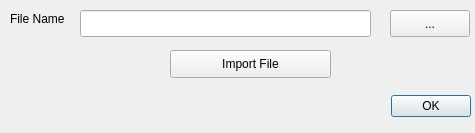
<?xml version="1.0" encoding="UTF-8"?>
<ui version="4.0">
 <class>ImportUpdateFileDialog</class>
 <widget class="QDialog" name="ImportUpdateFileDialog">
  <property name="geometry">
   <rect>
    <x>0</x>
    <y>0</y>
    <width>475</width>
    <height>133</height>
   </rect>
  </property>
  <property name="minimumSize">
   <size>
    <width>475</width>
    <height>133</height>
   </size>
  </property>
  <property name="maximumSize">
   <size>
    <width>475</width>
    <height>133</height>
   </size>
  </property>
  <property name="windowTitle">
   <string>Q-Rap Import Update File</string>
  </property>
  <widget class="QDialogButtonBox" name="buttonBox">
   <property name="geometry">
    <rect>
     <x>130</x>
     <y>90</y>
     <width>341</width>
     <height>32</height>
    </rect>
   </property>
   <property name="orientation">
    <enum>Qt::Horizontal</enum>
   </property>
   <property name="standardButtons">
    <set>QDialogButtonBox::Ok</set>
   </property>
  </widget>
  <widget class="QPushButton" name="fileSelectionPushButton">
   <property name="geometry">
    <rect>
     <x>390</x>
     <y>10</y>
     <width>80</width>
     <height>27</height>
    </rect>
   </property>
   <property name="text">
    <string>...</string>
   </property>
  </widget>
  <widget class="QLineEdit" name="fileNameLineEdit">
   <property name="geometry">
    <rect>
     <x>80</x>
     <y>10</y>
     <width>291</width>
     <height>27</height>
    </rect>
   </property>
  </widget>
  <widget class="QLabel" name="label">
   <property name="geometry">
    <rect>
     <x>10</x>
     <y>10</y>
     <width>91</width>
     <height>18</height>
    </rect>
   </property>
   <property name="text">
    <string>File Name</string>
   </property>
  </widget>
  <widget class="QPushButton" name="importFilePushButton">
   <property name="geometry">
    <rect>
     <x>170</x>
     <y>50</y>
     <width>161</width>
     <height>28</height>
    </rect>
   </property>
   <property name="text">
    <string>Import File</string>
   </property>
  </widget>
 </widget>
 <resources/>
 <connections>
  <connection>
   <sender>buttonBox</sender>
   <signal>accepted()</signal>
   <receiver>ImportUpdateFileDialog</receiver>
   <slot>accept()</slot>
   <hints>
    <hint type="sourcelabel">
     <x>248</x>
     <y>254</y>
    </hint>
    <hint type="destinationlabel">
     <x>157</x>
     <y>274</y>
    </hint>
   </hints>
  </connection>
  <connection>
   <sender>buttonBox</sender>
   <signal>rejected()</signal>
   <receiver>ImportUpdateFileDialog</receiver>
   <slot>reject()</slot>
   <hints>
    <hint type="sourcelabel">
     <x>316</x>
     <y>260</y>
    </hint>
    <hint type="destinationlabel">
     <x>286</x>
     <y>274</y>
    </hint>
   </hints>
  </connection>
 </connections>
</ui>
